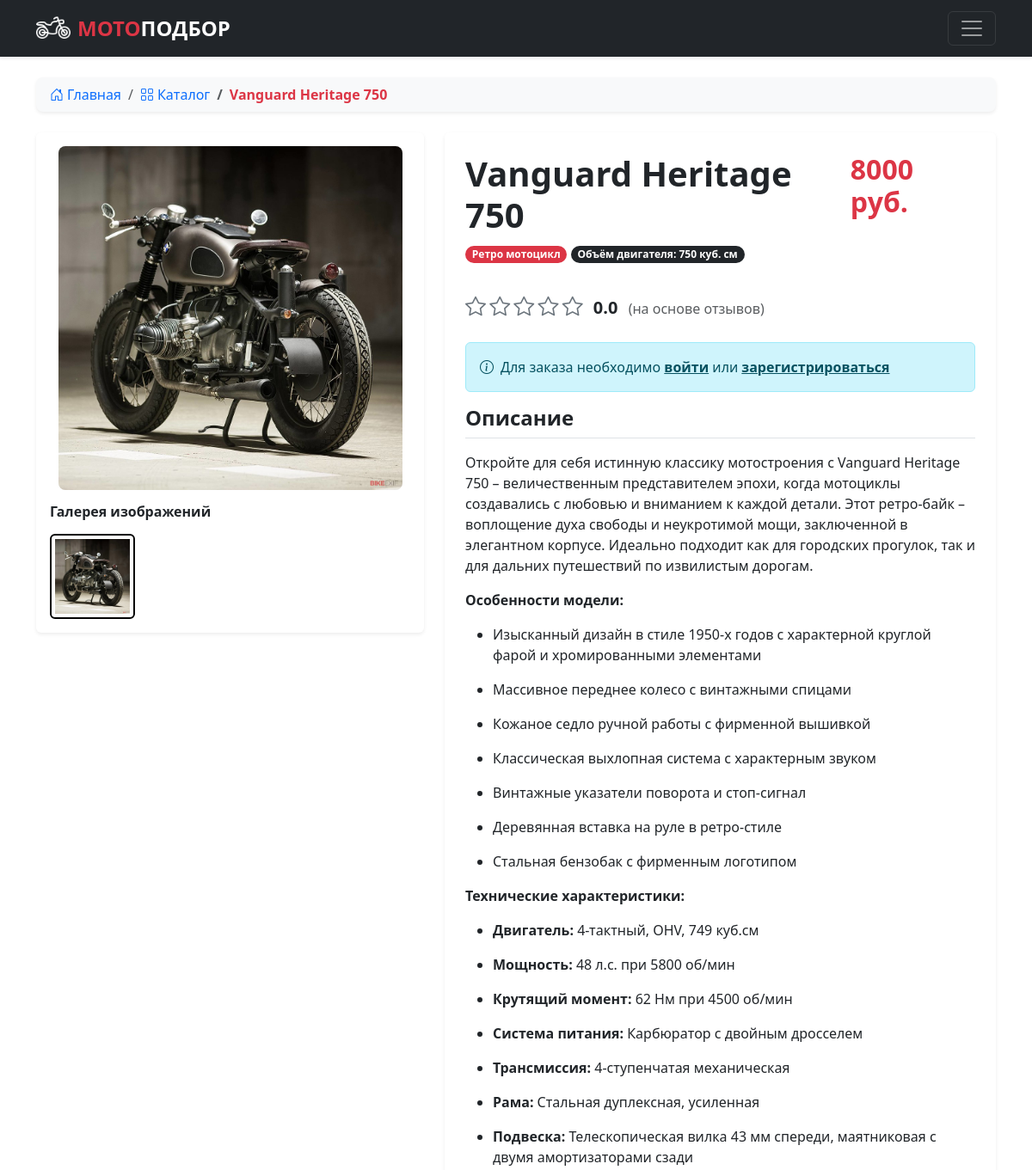
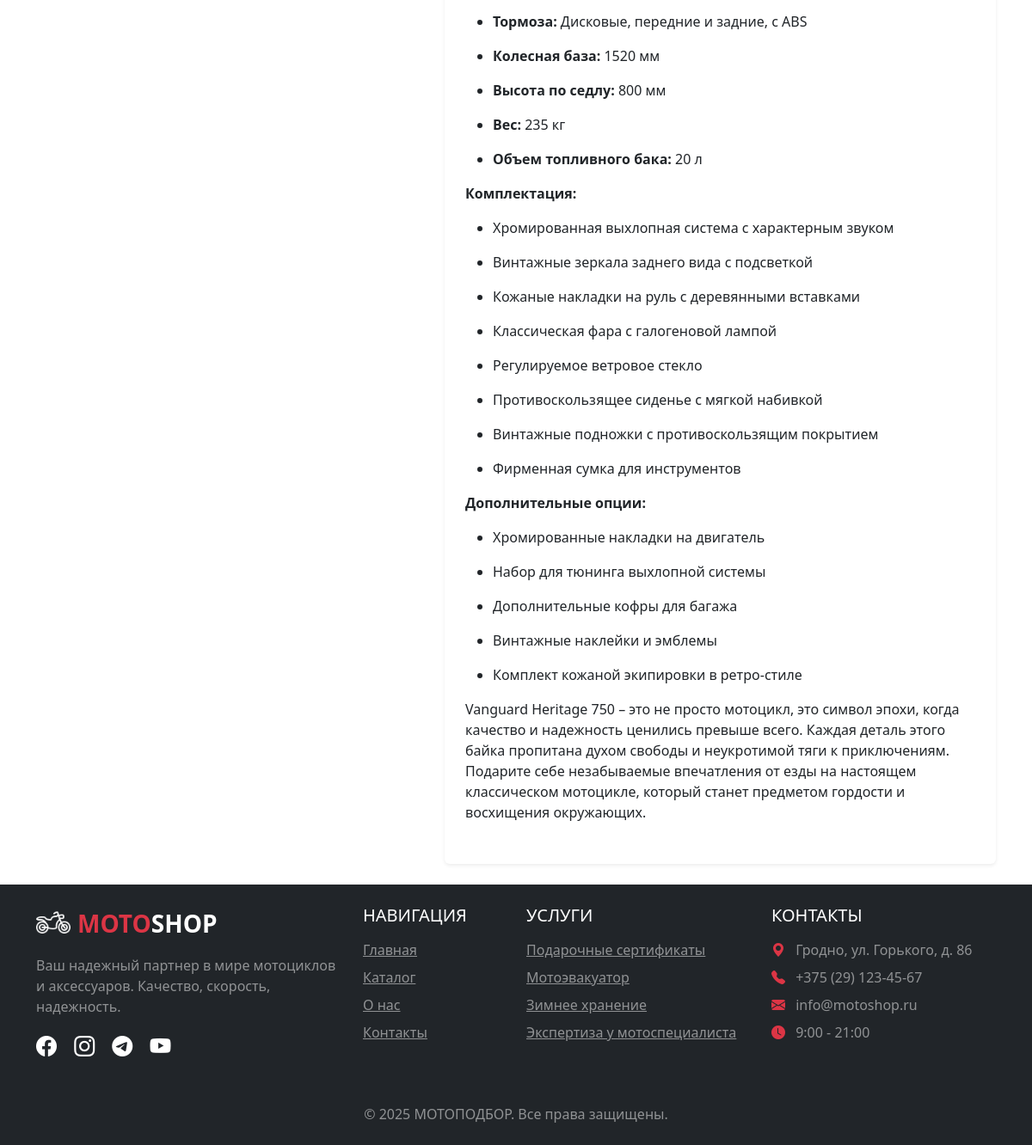
Page /article/22 on the committed database (2 pictures, top to bottom).
### app.py (models this page shows, shortened)
class Articles(db.Model):
    id = db.Column(db.Integer,primary_key=True)
    title = db.Column(db.String(100))
    text = db.Column(db.Text)
    image_name = db.Column(db.String(100))
    category = db.Column(db.String(100))
    price = db.Column(db.Integer)
    engine_size = db.Column(db.Integer)
    orders = db.relationship('Orders', backref='article', lazy=True)
    gallery_images = db.relationship('ArticleImages', backref='article', lazy=True, cascade="all, delete-orphan")
    @property
    def average_rating(self):
        ratings = Ratings.query.filter_by(id_article=self.id).all()
        if not ratings:
            return 0
        return sum(r.rating for r in ratings) / len(ratings)

class Services(db.Model):
    id = db.Column(db.Integer,primary_key=True)
    title = db.Column(db.String(100))
    text = db.Column(db.Text)

### app.py (the view, shortened to what this page needs)
@app.route('/article/<int:id>', methods=['GET', 'POST'])
def article(id):
    article = Articles.query.get(id)
    if not article:
        abort(404)
    article.gallery_images = sorted(article.gallery_images, key=lambda x: x.order)
    return render_template("article.html", article=article)

### app.py (called while the page is built)
@app.context_processor
def inject_user():
    def get_user_name():
        if 'name' in session:
            user = Users.query.filter_by(email=session['name']).first()
            if user:
                user_ratings = {r.id_article: r for r in Ratings.query.filter_by(id_user=user.id).all()}
                for article in Articles.query.all():
                    article.user_rating = user_ratings.get(article.id)
            return user
    return dict(
        active_user=get_user_name(),
        articles_category=db.session.query(Articles.category).distinct().all(),
        services=db.session.query(Services).all()
    )

@app.context_processor
def utility_processor():
    def pluralize(count, form1, form2, form5):
        count = abs(count) % 100
        if 10 < count < 20:
            return form5
        count = count % 10
        if count == 1:
            return form1
        if 1 < count < 5:
            return form2
        return form5
    return dict(pluralize=pluralize)

@app.context_processor
def inject_services():
    return dict(
    services=db.session.query(Services).all(),
    )

@app.context_processor
def inject_custom_css():
    return dict(
        admin_css_url='/static/css/custom_admin.css'
    )

### templates/article.html (shortened to what this page needs)
{% extends 'base.html' %}
{% block main %}
    <main class="py-4">
      <div class="container">
        <nav aria-label="breadcrumb" class="mb-4">
          <ol class="breadcrumb bg-light rounded-3 px-3 py-2 shadow-sm">
            <li class="breadcrumb-item"><a href="/" class="text-decoration-none"><i class="bi bi-house-door me-1"></i>Главная</a></li>
            <li class="breadcrumb-item"><a href="/catalog" class="text-decoration-none"><i class="bi bi-grid me-1"></i>Каталог</a></li>
            <li class="breadcrumb-item active text-danger fw-bold" aria-current="page">{{article.title|truncate(30)}}</li>
          </ol>
        </nav>
        <div class="row g-4">
          <div class="col-lg-5">
            <div class="card border-0 shadow-sm mb-4">
              <div class="card-body p-3">
                <div class="main-image text-center mb-3">
                  <img id="currentImage" src="../static/img/upload/{{article.image_name}}"
                       class="img-fluid rounded-3 cursor-pointer"
                       style="max-height: 400px; width: auto;"
                       data-bs-toggle="modal" data-bs-target="#imageModal"
                       alt="{{article.title}}">
                </div>
                <div class="gallery-thumbnails">
                  <h6 class="fw-bold mb-3">Галерея изображений</h6>
                  <div class="row g-2">
                    <div class="col-4 col-md-3">
                      <img src="../static/img/upload/{{article.image_name}}"
                           class="img-thumbnail thumbnail-active"
                           onclick="changeMainImage(this.src)"
                           alt="{{article.title}} миниатюра 1">
                    </div>
                  </div>
                </div>
              </div>
            </div>
          </div>
          <div class="col-lg-7">
            <div class="card border-0 shadow-sm">
              <div class="card-body p-4">
                <div class="d-flex justify-content-between align-items-start mb-3">
                  <div>
                    <h1 class="fw-bold mb-2">{{article.title}}</h1>
                    <span class="badge bg-danger rounded-pill mb-3">{{article.category}}</span>
                    {%if article.category != 'Экипировка'%}
                    <span class="badge bg-dark rounded-pill mb-3">Объём двигателя: {{article.engine_size}} куб. см</span>
                    {%endif%}
                  </div>
                  <h2 class="text-danger fw-bold">{{article.price}} руб.</h2>
                </div>
                <div class="rating mb-4">
                  {% set avg_rating = article.average_rating %}
                  {% set full_stars = avg_rating|int %}
                  {% set has_half_star = (avg_rating - full_stars) >= 0.5 %}
                  {% for i in range(1, 6) %}
                      {% if i <= full_stars %}
                          <i class="bi bi-star-fill text-warning fs-4"></i>
                      {% elif i == full_stars + 1 and has_half_star %}
                          <i class="bi bi-star-half text-warning fs-4"></i>
                      {% else %}
                          <i class="bi bi-star text-secondary fs-4"></i>
                      {% endif %}
                  {% endfor %}
                  <span class="ms-2 fs-5 fw-bold">{{ "%.1f"|format(avg_rating) }}</span>
                  <span class="text-muted ms-2">(на основе отзывов)</span>
                </div>
                {%if 'name' in session %}
                <button type="button" class="btn btn-danger btn-lg w-100 rounded-pill mb-4" data-bs-toggle="modal" data-bs-target="#orderModal">
                  <i class="bi bi-cart3 me-2"></i>Заказать
                </button>
                {%else%}
                <div class="alert alert-info">
                  <i class="bi bi-info-circle me-2"></i>Для заказа необходимо <a href="/login" class="alert-link">войти</a> или <a href="/reg" class="alert-link">зарегистрироваться</a>
                </div>
                {%endif%}
                <div class="product-description mb-4">
                  <h4 class="fw-bold border-bottom pb-2 mb-3">Описание</h4>
                  {% autoescape false %} {{article.text}} {% endautoescape %}
                </div>
              </div>
            </div>
          </div>
        </div>
      </div>
    </main>
{% endblock %}

### templates/base.html (shortened to what this page needs)
<!DOCTYPE html>
<html lang="ru">
  <head>
    <link rel="stylesheet" href="{{ url_for('static', filename='css/bootstrap.min.css') }}">
    <link rel="stylesheet" href="{{ url_for('static', filename='css/styles.css') }}">
    <link rel="stylesheet" href="https://cdn.jsdelivr.net/npm/bootstrap-icons@1.10.0/font/bootstrap-icons.css">
    <link rel="stylesheet" href="https://cdnjs.cloudflare.com/ajax/libs/animate.css/4.1.1/animate.min.css">
  </head>
  <body class="d-flex flex-column min-vh-100">
    <header class="navbar navbar-expand-xxl navbar-dark bg-dark shadow-sm" >
      <div class="container">
        <a href="/" class="navbar-brand d-flex align-items-center">
          <img src="{{ url_for('static', filename='img/icons/icon.png') }}" alt="MOTOSHOP Logo" width="40" height="40" class="me-2">
          <span class="fs-4 fw-bold text-danger">МОТО<span class="text-white">ПОДБОР</span></span>
        </a>
        <button class="navbar-toggler" type="button" data-bs-toggle="collapse" data-bs-target="#navbarMain">
          <span class="navbar-toggler-icon"></span>
        </button>
      </div>
    </header>
    {% block main %}{% endblock %}
    <footer class="bg-dark mt-auto py-4">
      <div class="container">
        <div class="row">
          <div class="col-lg-4 mb-4 mb-lg-0">
            <div class="d-flex align-items-center mb-3">
              <img src="{{ url_for('static', filename='img/icons/icon.png') }}" alt="MOTOSHOP Logo" width="40" height="40" class="me-2">
              <span class="fs-3 fw-bold text-danger">MOTO<span class="text-white">SHOP</span></span>
            </div>
            <p class="text-white-50">Ваш надежный партнер в мире мотоциклов и аксессуаров. Качество, скорость, надежность.</p>
            <div class="social-icons mt-3">
              <a href="https://www.facebook.com" target="_blank" class="text-white me-3"><i class="bi bi-facebook fs-4"></i></a>
              <a href="https://www.instagram.com" target="_blank" class="text-white me-3"><i class="bi bi-instagram fs-4"></i></a>
              <a href="https://telegram.org" target="_blank" class="text-white me-3"><i class="bi bi-telegram fs-4"></i></a>
              <a href="https://www.youtube.com" target="_blank" class="text-white"><i class="bi bi-youtube fs-4"></i></a>
            </div>
          </div>
          <div class="col-lg-2 col-md-6 mb-4 mb-md-0">
            <h5 class="text-uppercase text-white mb-3">Навигация</h5>
            <ul class="list-unstyled">
              <li class="mb-2"><a href="/" class="text-white-50 hover-white">Главная</a></li>
              <li class="mb-2"><a href="/catalog" class="text-white-50 hover-white">Каталог</a></li>
              <li class="mb-2"><a href="/about" class="text-white-50 hover-white">О нас</a></li>
              <li class="mb-2"><a href="/contacts" class="text-white-50 hover-white">Контакты</a></li>
            </ul>
          </div>
          <div class="col-lg-3 col-md-6 mb-4 mb-md-0">
            <h5 class="text-uppercase text-white mb-3">Услуги</h5>
            <ul class="list-unstyled">
              {% for service in services %}
              <li class="mb-2"><a href="/services/{{service.id}}" class="text-white-50 hover-white">{{service.title}}</a></li>
              {% endfor %}
            </ul>
          </div>
          <div class="col-lg-3 col-md-6">
            <h5 class="text-uppercase text-white mb-3">Контакты</h5>
            <ul class="list-unstyled text-white-50">
              <li class="mb-2"><i class="bi bi-geo-alt-fill me-2 text-danger"></i> Гродно, ул. Горького, д. 86</li>
              <li class="mb-2"><i class="bi bi-telephone-fill me-2 text-danger"></i> +375 (29) 123-45-67</li>
              <li class="mb-2"><i class="bi bi-envelope-fill me-2 text-danger"></i> info@motoshop.ru</li>
              <li class="mb-2"><i class="bi bi-clock-fill me-2 text-danger"></i> 9:00 - 21:00</li>
            </ul>
          </div>
        </div>
        <hr class="my-4 bg-secondary">
        <div class="row align-items-center">
          <div class="col-md-12 text-center text-center">
            <p class="mb-0 text-white-50">&copy; 2025 МОТОПОДБОР. Все права защищены.</p>
          </div>
        </div>
      </div>
    </footer>
  </body>
</html>

### static/css/styles.css (style rules this page uses)
html { height: 100%; }
body { display: flex; flex-direction: column; height: 100%; background-color: #ffff; border-radius: 30px; }
main { flex: 1 0 auto; }
footer { flex: 0 0 auto; }
.img-thumbnail { max-height: 100px; object-fit: cover; }
.img-thumbnail { transition: transform 0.2s; cursor: pointer; }
.thumbnail-active { border: 2px solid #030303; }
.card { transition: transform 0.3s ease, box-shadow 0.3s ease; }

### rows in the picture
Articles: title "Vanguard Heritage 750", image_name (picture), category "Ретро мотоцикл", engine_size "750", price "8000", text "Откройте для себя истинную классику мотостроения с Vanguard Heritage 750 – величественным представителем эпохи, когда мотоциклы создавались с любовью и вниманием к каждой детали. Этот ретро-байк – воплощение духа свободы и неукротимой мощи, заключенной в элегантном корпусе. Идеально подходит как для городских прогулок, так и для дальних путешествий по извилистым дорогам. Особенности модели: Изысканный дизайн в стиле 1950-х годов с характерной круглой фарой и хромированными элементами Массивное переднее колесо с винтажными спицами Кожаное седло ручной работы с фирменной вышивкой Классическая выхлопная система с характерным звуком Винтажные указатели поворота и стоп-сигнал Деревянная вставка…"
Services: title "Подарочные сертификаты"
Services: title "Мотоэвакуатор"
Services: title "Зимнее хранение"
Services: title "Экспертиза у мотоспециалиста"

### other values in the picture
{{ "%.1f"|format(avg_rating) }} "0.0"
